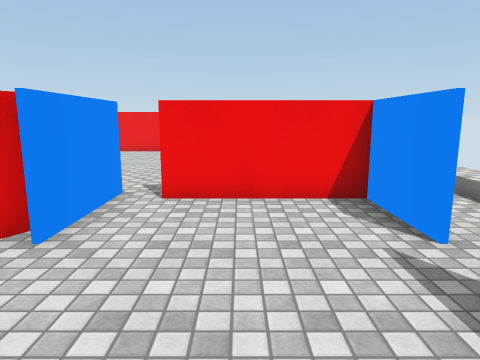
View 1 (above)

24 first-person views from a walk through a 3-D level made in the Unity game engine. The camera is 1.5 m above the floor, tilts 10° down and sees 70° across. The floor is counted in squares, 1 m on a side. Each view is taken from the middle of a square. On the plan, view 1 faces up. The plan holds only what a view shows up to about 16 squares ahead; the rest is blank. The player is left out. Surface patterns are stand-ins for the level's own textures.

View 2
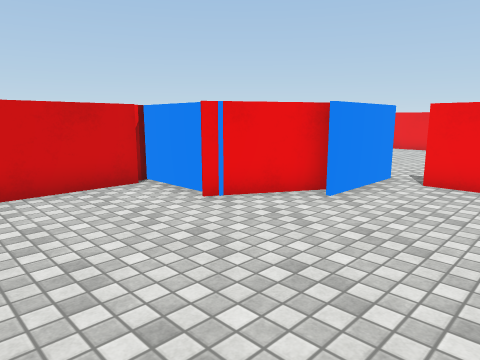

View 3
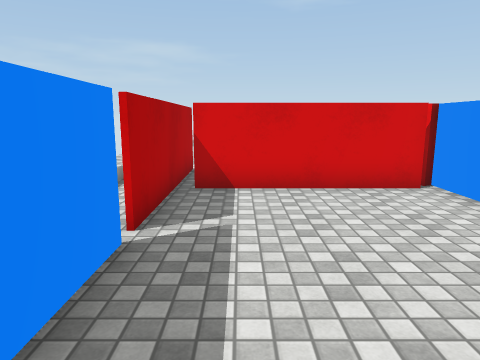

View 4
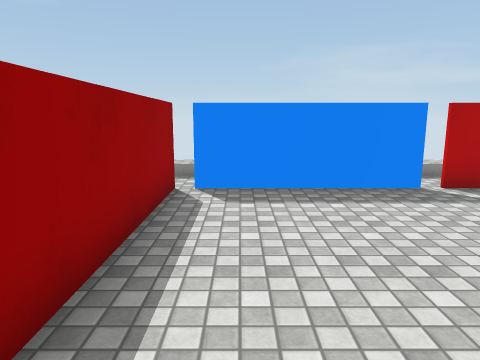

View 5
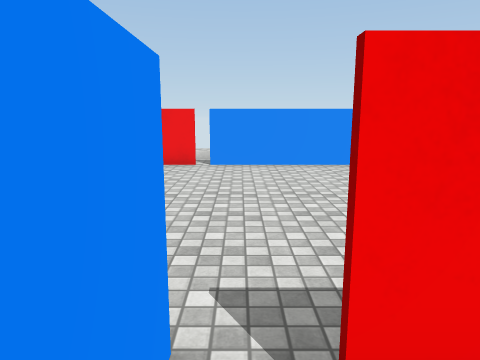

View 6
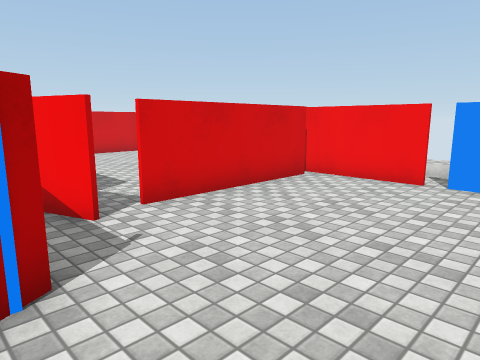

View 7
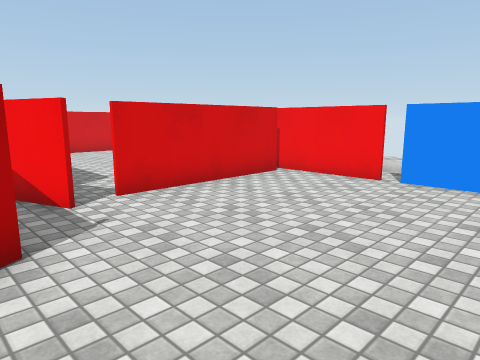

View 8
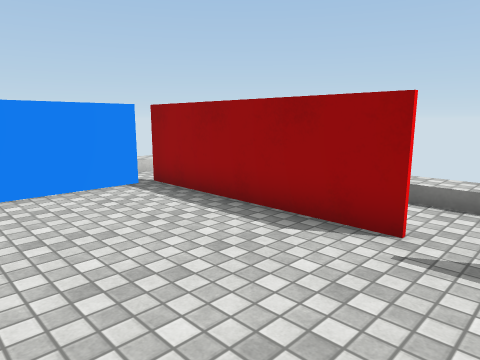

View 9
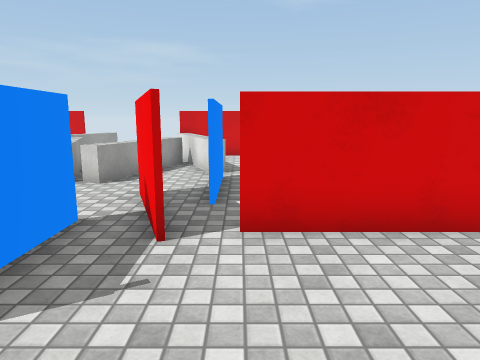

View 10
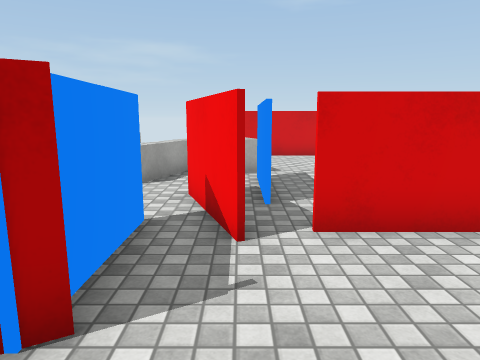

View 11
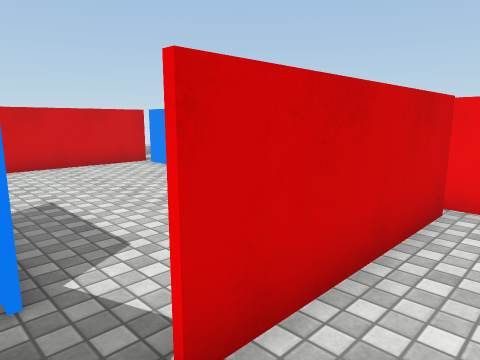

View 12
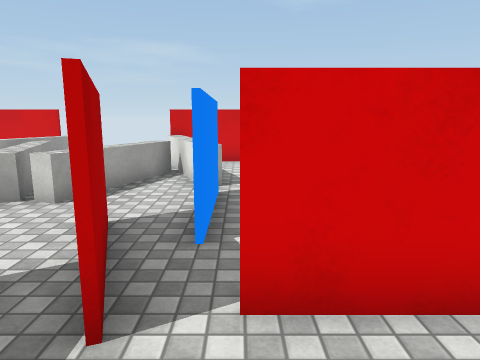

View 13
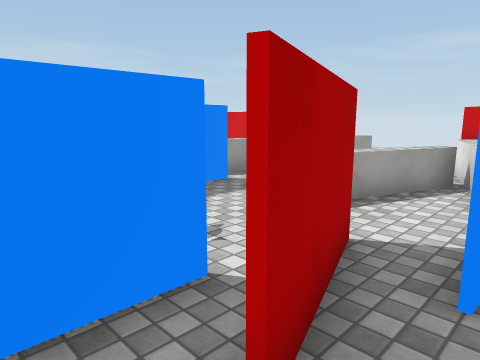

View 14
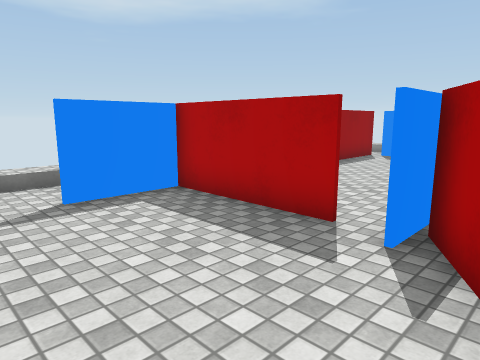

View 15
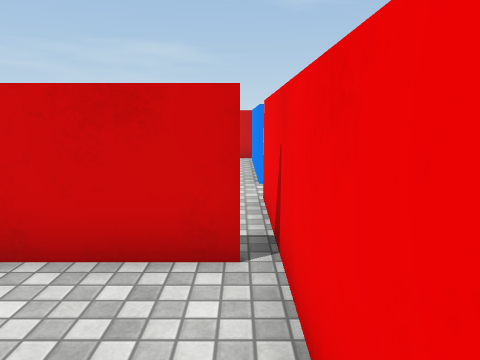

View 16
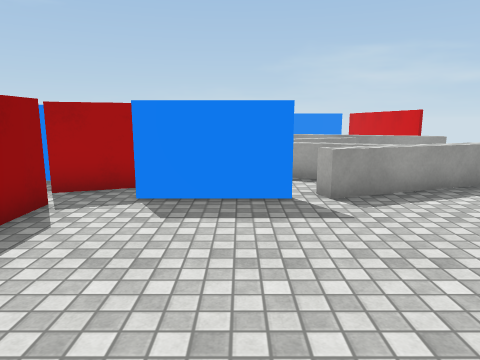

View 17
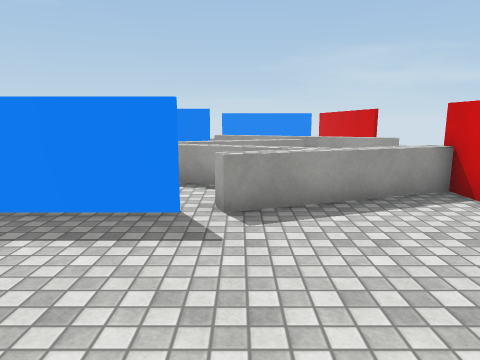

View 18
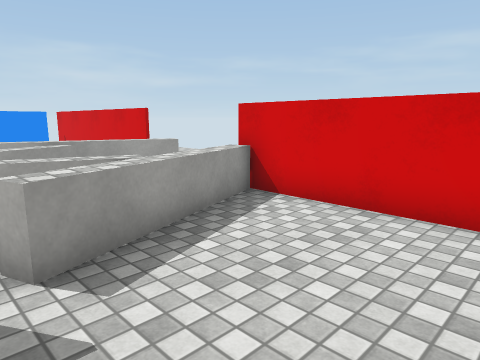

View 19
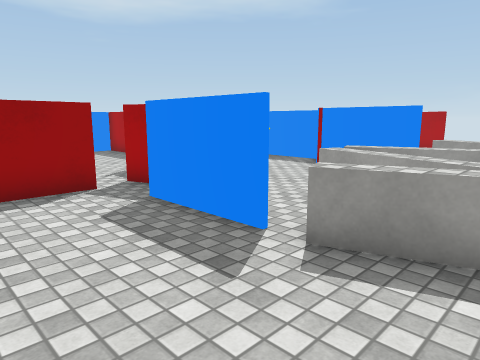

View 20
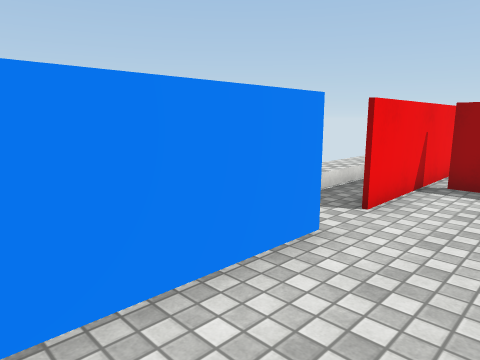

View 21
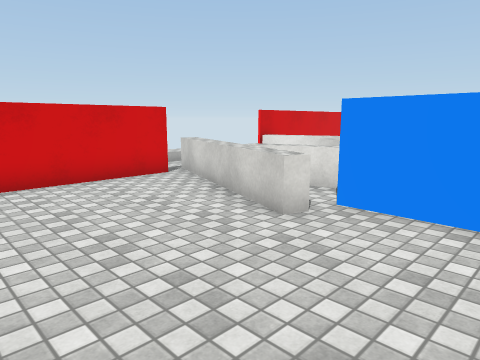

View 22
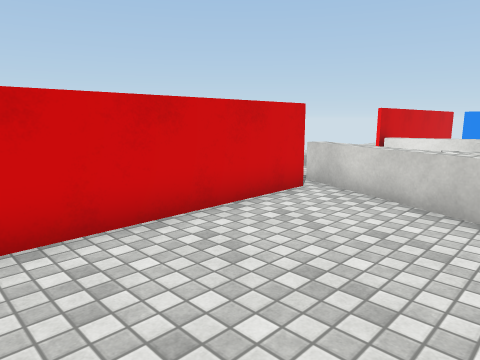

View 23
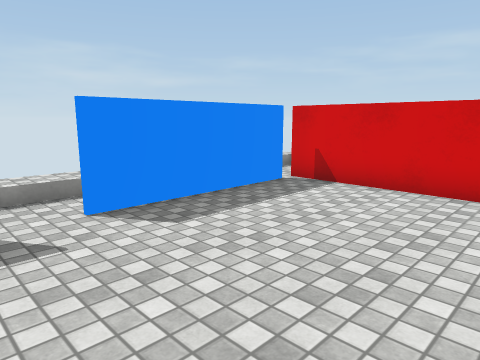

View 24
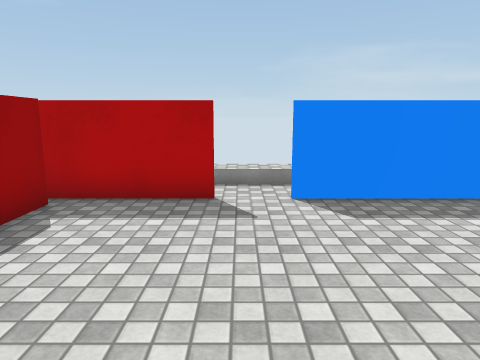

### Floor plan
Key: @ floor where view 1 was taken; # wall or solid block; x gap in a wall; . main floor; : floor 0.25 m higher than the main floor; / step, stairs or slope; = window, fence, low wall or low ledge.
Columns run from 19 left of view 1 to 5 right of it. Each row starts with its distance up from view 1.
 18           //// //
 17   .#====/.======x====#
 16   ##........#........#
 15   #.........#........#
 14   #.........#........#
 13   #.........#........#
 12   #.........#........#
 11   #.....#####........#..:
 10   ##.===######..........:
  9    =====#.######........:
  8      .====..#### ....#  :
  7 :.      ==..    #.#### .:
  6 :.=. .====..    #....# .
  5   x====#####    #....#..
  4   #..====..#   ##....#.
  3   #....=....####.......
  2   #.........#........#
  1   #.........#........#
  0   #.........#......@.#
 -1   #.........#........#
 -2   #.........#........#
 -3   ######..######x#####
 -4   ..    ..   ....    ..
 -5         //////       //

Positions as (right, up) in squares from view 1, and headings:
1: (0, 0), facing up
2: (1, -2), facing up-left
3: (1, -2), facing left
4: (1, 4), facing down
5: (-2, 5), facing up
6: (-1, 8), facing up-left
7: (0, 8), facing up-left
8: (-2, 9), facing up-right
9: (-2, 11), facing left
10: (-2, 10), facing left
11: (-5, 10), facing up-left
12: (-4, 11), facing left
13: (-5, 11), facing down-left
14: (-4, 11), facing down-right
15: (-3, 16), facing left
16: (-10, 17), facing down
17: (-12, 16), facing down
18: (-11, 14), facing down-left
19: (-14, 14), facing down-right
20: (-15, 14), facing up-right
21: (-8, -1), facing up-left
22: (-12, -2), facing up-left
23: (-9, 2), facing down-left
24: (-10, 3), facing down
